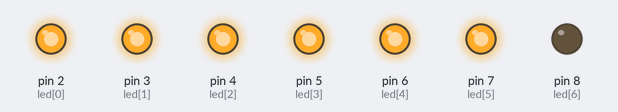
Simulated run of this sketch. Board: Arduino Uno, built with avr-gcc and run on an emulated ATmega328P. Parts: output pins drawn as LEDs (lit = HIGH).

Above: at 0.2 s.
At 1.7 s:
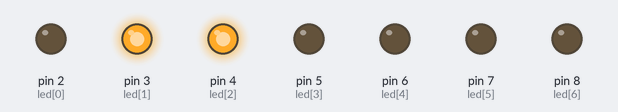
Timing chart, 0 to 3.0 s (numbered marks = the images above):
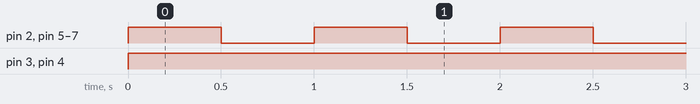

Measured:
- by itself, pin 2 (led[0]), pin 5 (led[3]), pin 6 (led[4]), pin 7 (led[5]): alternates HIGH for 0.50 s and LOW for 0.50 s
- by itself, pin 3 (led[1]), pin 4 (led[2]): LOW → HIGH at 0.00 s

The sketch:

5110_0.ino
```cpp
const unsigned int led[7] = { 2, 3, 4, 5, 6, 7, 8 };

const unsigned int num_0[7] = { 1, 1, 1, 1, 1, 1, 0 };/*0*/
const unsigned int num_1[7] = { 0, 1, 1, 0, 0, 0, 0 };/*1*/

void display_init() {
  for(int x=0;x<7;x++) {
  pinMode(led[x], OUTPUT);
  }
}

void display_clear() {
  for(int x=0;x<7;x++) {
  digitalWrite(led[x], LOW);
  }
}

void display_0() {
  for(int x=0;x<7;x++) {
  digitalWrite(led[x], num_0[x]==1?HIGH:LOW);
  }
}

void display_1() {
  for(int x=0;x<7;x++) {
  digitalWrite(led[x], num_1[x]==1?HIGH:LOW);
  }
}

void setup() {
  display_init();
}

void loop() {
  display_clear();
  display_0();
  delay(500);

  display_clear();
  display_1();
  delay(500);
}
```
